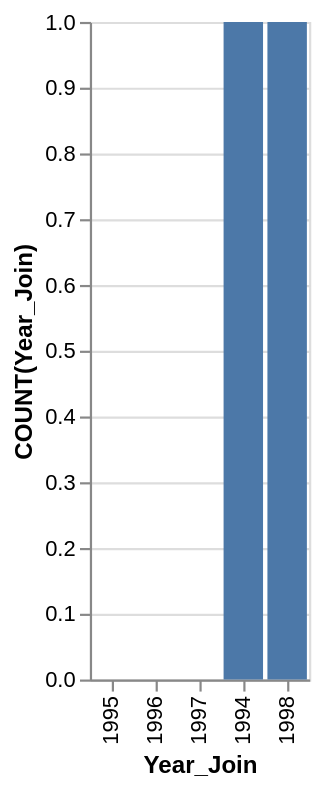

Here is the Vega-Lite specification saved for this chart:
### Vega-Lite specification from a JSON file in a GitHub repository (floating-point values rounded to 4 significant figures)
{"data": {"values": [{"x_data": "1995", "y_data": 0}, {"x_data": "1996", "y_data": 0}, {"x_data": "1997", "y_data": 0}, {"x_data": "1994", "y_data": 1}, {"x_data": "1998", "y_data": 1}]}, "mark": "bar", "encoding": {"x": {"field": "x_data", "type": "nominal", "title": "Year_Join", "sort": {"op": "sum", "field": "y_data", "order": "ascending"}}, "y": {"field": "y_data", "type": "quantitative", "title": "COUNT(Year_Join)"}}}
